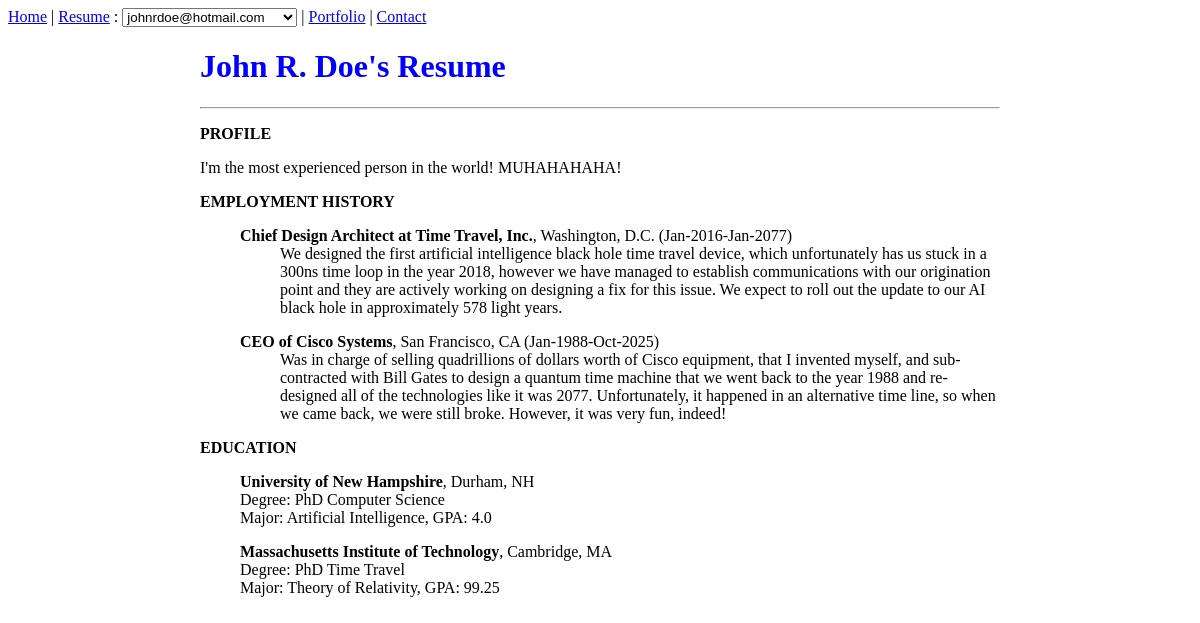
The app's page /resume/2/ with its own data.
### resume/models.py (models this page shows, shortened)
class Resume(models.Model):
    first_name = models.CharField(max_length=255, null=False, blank=False)
    middle_name = models.CharField(max_length=255, null=True, blank=True)
    last_name = models.CharField(max_length=255, null=False, blank=False)
    email = models.CharField(max_length=255, null=False, blank=False)
    profile_statement = models.TextField(null=True, blank=True)
    class Meta:
        ordering = ['last_name']
    def get_full_name_wmi(self):
        try:
            if self.middle_name != None:
                return self.first_name + " " + self.middle_name[0] + ". " + self.last_name
        except:
            return self.first_name + " " + self.last_name
    def get_full_name_wmn(self):
        try:
            if self.middle_name != None:
                return self.first_name + " " + self.middle_name + " " + self.last_name
        except:
            return self.first_name + " " + self.last_name
    def get_experience(self):
        return self.experience_set.all()
    def get_education(self):
        return self.education_set.all()
    def get_qualification(self):
        return self.qualification_set.all()
    def get_certification(self):
        return self.certification_set.all()

class Experience(models.Model):
    parent_resume = models.ForeignKey('Resume', on_delete=models.CASCADE, default=1)
    title = models.CharField(max_length=255, null=False, blank=False)
    location = models.CharField(max_length=255, null=False, blank=False)
    start_date = models.DateField()
    end_date = models.DateField()
    description = models.TextField()
    class Meta:
        ordering = ['title']

class Education(models.Model):
    parent_resume = models.ForeignKey('Resume', on_delete=models.CASCADE, default=1)
    institution_name = models.CharField(max_length=255, null=False, blank=False)
    location = models.CharField(max_length=255, null=False, blank=False)
    degree = models.CharField(max_length=255, null=False, blank=False)
    major = models.CharField(max_length=255, null=False, blank=False)
    gpa = models.FloatField()
    class Meta:
        ordering = ['institution_name']

### resume/views.py (the view)
# urls.py: path(r'<get_id>/', views.by_id, name="by_id"),
def by_id(request, get_id):
    by_pkid = False
    by_email = False
    try:
        this_object = Resume.objects.get(pk=get_id)
        by_pkid = True
    except ValueError:
        try:
            this_object = Resume.objects.get(email=get_id)
            by_email = True
        except ValueError:
            raise Http404()
    full_name = Resume.get_full_name_wmi(this_object)
    full_name_wmi = Resume.get_full_name_wmi(this_object)
    full_name_wmn = Resume.get_full_name_wmn(this_object)
    selected_email = this_object.email
    title = full_name_wmi + "'s Resume"
    profile_statement = this_object.profile_statement
    qs0 = Resume.objects.order_by('last_name')
    qs1 = Resume.get_education(this_object).order_by('id')
    qs2 = Resume.get_experience(this_object).order_by('-end_date')
    qs3 = Resume.get_qualification(this_object).order_by('id')
    qs4 = Resume.get_certification(this_object).order_by('-date_obtained')
    context = {'title':title, 'selected_email':selected_email, 'resumes':qs0, 'profile_statement':profile_statement, 'education':qs1, 'experience':qs2, 'qualification':qs3, 'certification':qs4}
    return render(request, 'resume.html', context)

### templates/resume.html (shortened to what this page needs)
{% extends 'base.html' %}
{% block selector %}
 : <select id="dynamic_select" onchange="if (this.value) window.location.href=this.value">
<optgroup label="Selected:">
<option value="" selected>{{ selected_email }}</option>
</optgroup>
</select>
{% endblock %}
{% block content %}
  <div class="resume-content">
    <div class="resume-banner">
      <h1>{{ title }}</h1>
      <hr>
    </div>
{% if profile_statement %}
<p><strong>PROFILE</strong></p>
<p>{{ profile_statement }}</p>
{% endif %}
<p><strong>EMPLOYMENT HISTORY</strong></p>
{% if experience %}
	{% for work in experience %}
		<ul><b>{{work.title}}</b>, {{work.location}} ({{work.start_date|date:"M-Y"}}-{{work.end_date|date:"M-Y"}})<br />
			<ul>
				{{work.description|linebreaksbr}}<br />
			</ul>
		</ul>
	{% endfor %}
{% else %}
	<ul>No Experience Defined!</ul>
{% endif %}
<p><strong>EDUCATION</strong></p>
{% if education %}
	{% for school in education %}
		<ul><b>{{school.institution_name}}</b>, {{school.location}}<br />
		Degree: {{school.degree}}<br />
		Major: {{school.major}}, GPA: {{school.gpa}}
		</ul>
	{% endfor %}
{% else %}
	<ul>No Education Defined!</ul>
{% endif %}
  </div>
{% endblock %}

### static/css/style.css (style rules this page uses)
h1 { color: blue; }
.resume-content { width: 80%; max-width: 800px; margin: 0 auto; }

### records on screen
Resume: email "johnrdoe@hotmail.com", profile_statement "I'm the most experienced person in the world! MUHAHAHAHA!"
Experience: title "Chief Design Architect at Time Travel, Inc.", location "Washington, D.C.", start_date "Jan-2016", end_date "Jan-2077", description "We designed the first artificial intelligence black hole time travel device, which unfortunately has us stuck in a 300ns time loop in the year 2018, however we have managed to establish communications with our origination point and they are actively working on designing a fix for this issue. We expect to roll out the update to our AI black hole in approximately 578 light years."
Experience: title "CEO of Cisco Systems", location "San Francisco, CA", start_date "Jan-1988", end_date "Oct-2025", description "Was in charge of selling quadrillions of dollars worth of Cisco equipment, that I invented myself, and sub-contracted with Bill Gates to design a quantum time machine that we went back to the year 1988 and re-designed all of the technologies like it was 2077. Unfortunately, it happened in an alternative time line, so when we came back, we were still broke. However, it was very fun, indeed!"
Education: institution_name "University of New Hampshire", location "Durham, NH", degree "PhD Computer Science", major "Artificial Intelligence", gpa "4.0"
Education: institution_name "Massachusetts Institute of Technology", location "Cambridge, MA", degree "PhD Time Travel", major "Theory of Relativity", gpa "99.25"

### other values on screen
{{ title }} "John R. Doe's Resume"
